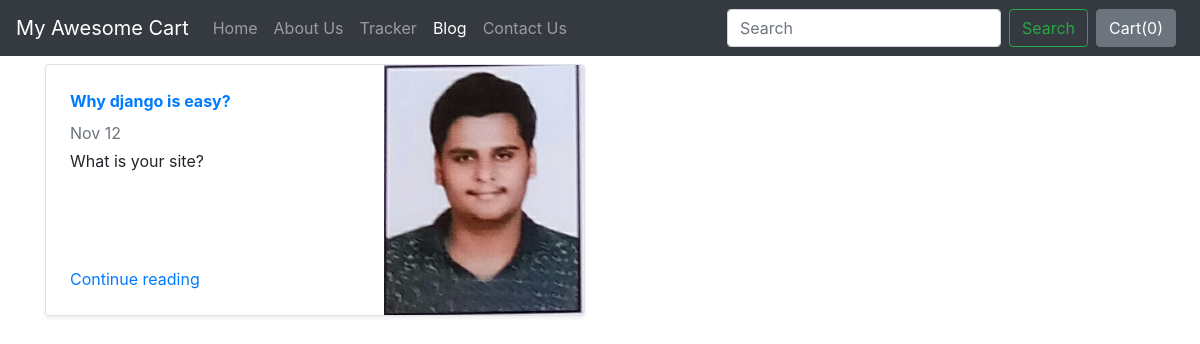
Screenshot of /blog/ with the database file from the repository.
### blog/models.py (models this page shows)
class Blogpost(models.Model):
    post_id = models.AutoField(primary_key= True)
    tilte = models.CharField(max_length=50)
    head0 = models.CharField(max_length=500, default="")
    chead0 = models.CharField(max_length=5000, default="")
    head1 = models.CharField(max_length=500, default="")
    chead1 = models.CharField(max_length=5000, default="")
    head2 = models.CharField(max_length=500, default="")
    chead2 = models.CharField(max_length=5000, default="")
    pub_date = models.DateField()
    thumbnail = models.ImageField(upload_to='shop/images', default="")
    def __str__(self):
        return self.tilte

### blog/views.py (the view)
# urls.py: path("", views.index, name="blogHome"),
def index(request):
    myposts= Blogpost.objects.all()
    print(myposts)
    return render(request, 'blog/index.html', {'myposts': myposts})

### blog/templates/blog/index.html (shortened to what this page needs)
{% extends 'blog/basic.html' %}
{% block body %}
<div class="container">
<div class="row my-2">
    {% for item in myposts %}
        <div class="col-md-6">
            <div
                class="row no-gutters border rounded overflow-hidden flex-md-row mb-4 shadow-sm h-md-250 position-relative">
                <div class="col p-4 d-flex flex-column position-static">
                    <strong class="d-inline-block mb-2 text-primary">{{item.head0}}</strong>
                    <div class="mb-1 text-muted">Nov 12</div>
                    <p class="card-text mb-auto">{{item.head1}}</p>
                    <a href="blogpost/{{item.post_id}}" class="stretched-link">Continue reading</a>
                </div>
                <div class="col-auto d-none d-lg-block">
                    <img src="/media/{{item.thumbnail}}" class="bd-placeholder-img" width="200" height="250"
                        aria-label="Placeholder: Thumbnail"/>
                </div>
            </div>
        </div>
    {% endfor %}
</div>
{% endblock %}

### rows the page displays
Blogpost: head0 "Why django is easy?", head1 "What is your site?", thumbnail (picture)
